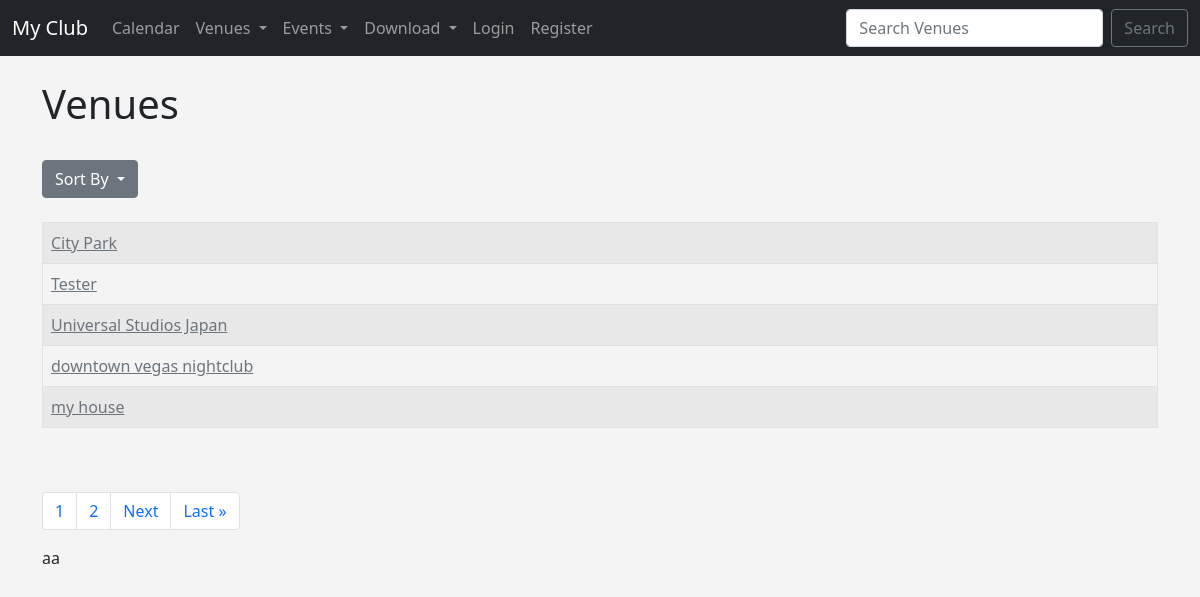
Page /list_venues on the earlier database version.
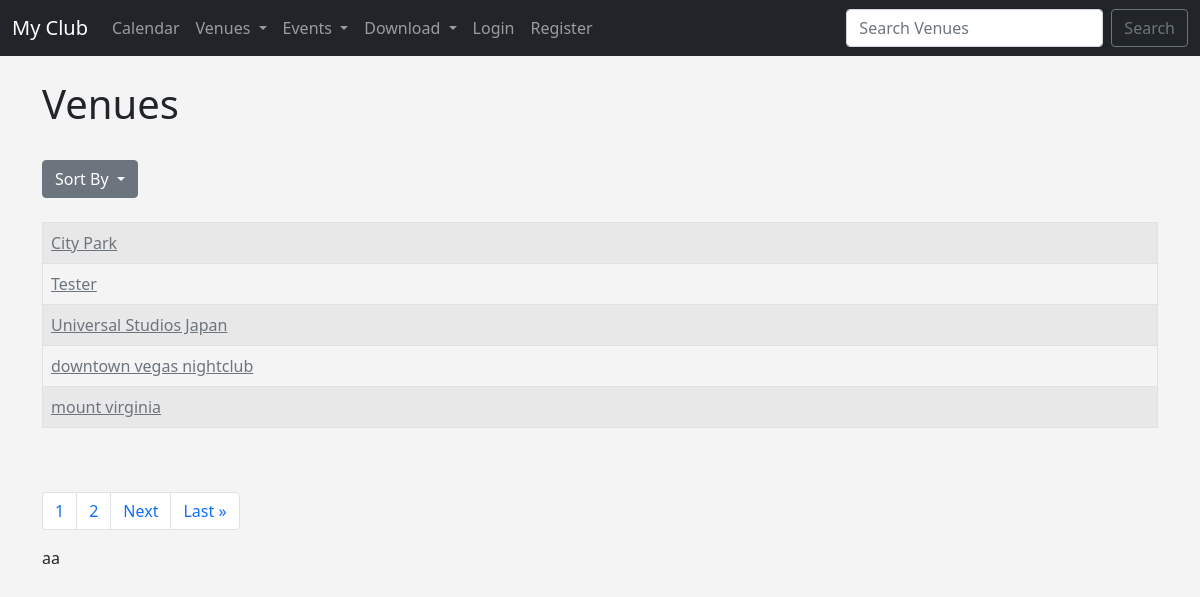
Same page on the later database version.
### events/models.py (models this page shows)
class Venue(models.Model):
	name = models.CharField('Venue name', max_length=120)
	address = models.CharField(max_length=300)
	zip_code = models.CharField('Zip Code', max_length=120)
	phone = models.CharField('Contact Phone', max_length=25, blank=True)
	web =  models.URLField('Website Address', blank=True)
	email_address = models.EmailField('Email Address', blank=True)
	owner = models.IntegerField("Venue Owner", blank=False, default=1)
	venue_image = models.ImageField(null=True, blank=True, upload_to="images/")
	def __str__(self):
		return self.name

### events/views.py (the view)
# urls.py: path('list_venues', views.list_venues, name='list-venues'),
def list_venues(request):
	order = 'name'
	if 'order' in request.GET:
		order = request.GET.get('order')
	venue_list = Venue.objects.all().order_by(order)
	p = Paginator(venue_list, 5)
	page = request.GET.get('page')
	venues = p.get_page(page)
	nums = "a" * venues.paginator.num_pages
	return render(request, 'events/venues.html',
		{'venues': venues, 'nums': nums})

### events/templates/events/venues.html (shortened to what this page needs)
{% extends 'events/base.html' %}
{% block content %}
<h1>Venues</h1>
<br/>
<form class="btn-group">
  <button class="btn btn-secondary btn dropdown-toggle" type="button" data-bs-toggle="dropdown" aria-expanded="false">
    Sort By
  </button>
</form>
<br/><br/>
<table class="table table-hover table-striped table-bordered">
	{% for venue in venues %}
	<tr>
		<td><a href="{% url 'show-venue' venue.id %}" class="link-secondary";}>
		{{ venue }}</a>
		</td>
	</tr>
	{% endfor %}
</table>
<br/><br/>
<nav aria-label="Page navigation example">
  <ul class="pagination">
{% for i in nums %}
	<li class="page-item"><a class="page-link"
		href="{{ request.get_full_path }}&page={{ forloop.counter }}">{{ forloop.counter }}</a></li>
{% endfor %}
{% if venues.has_next %}
	<li class="page-item"><a class="page-link"
		href="{{ request.get_full_path }}&page={{ venues.next_page_number }}">Next</a></li>
	<li class="page-item"><a class="page-link"
		href="{{ request.get_full_path }}&page={{ venues.paginator.num_pages}}">Last &raquo</a></li>
{% endif %}
</ul>
</nav>
{{ nums }}
{% endblock %}

Differences in the rows shown:
no longer on this page (row unchanged): Venue: name "my house"
added Venue: name "mount virginia"
